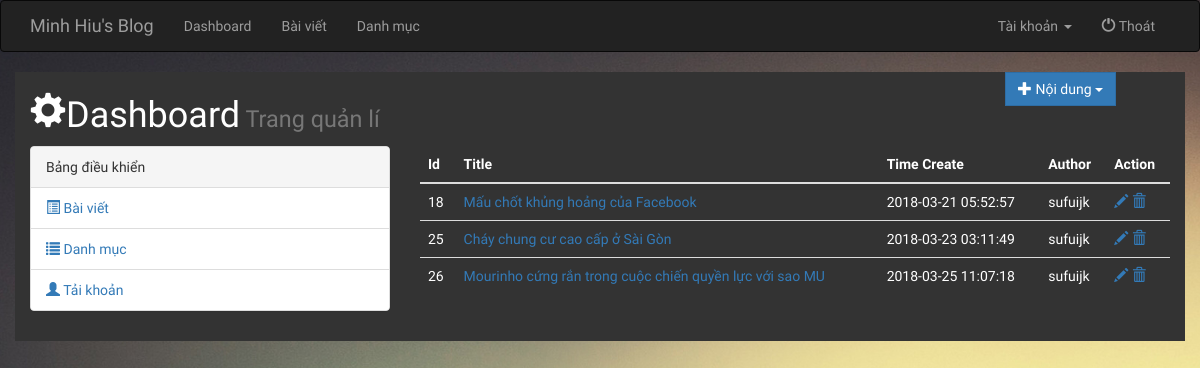
/index.php?c=admin&a=listPost (signed in), run on the app's committed database.
### tables this page shows
CREATE TABLE `posts` (
  `id` int(11) NOT NULL,
  `title` varchar(300) NOT NULL,
  `content` text NOT NULL,
  `userid` int(11) NOT NULL,
  `category_id` int(11) NOT NULL,
  `timedate` datetime NOT NULL,
  `url` varchar(100) NOT NULL
);

CREATE TABLE `users` (
  `id` int(11) NOT NULL,
  `username` varchar(40) NOT NULL,
  `password` text NOT NULL,
  `phanquyen` int(11) NOT NULL,
  `firstname` varchar(30) NOT NULL,
  `lastname` varchar(30) NOT NULL,
  `email` varchar(150) DEFAULT NULL,
  `gender` varchar(5) NOT NULL,
  `image` varchar(200) DEFAULT NULL
);

### libs/View.php (called while the page is built, shortened)
<?php
	class View
	{
		public function render($url,$data=null,$data1=null){
			require_once(VIEW.$url);
		}
		public function headerAdmin($data=null){
			require_once(VIEW.'admin/header-admin.php');
		}
		public function footerAdmin(){
			require_once(VIEW.'admin/footer-admin.php');
		}
	}
?>

### controllers/Admin.php (called while the page is built, shortened)
	<?php
	class Admin extends Controller
	{
		function __construct()
		{
			parent::__construct();
		}
		public function listPost(){
			$this->model = new ProcessPost();
			$data =$this->model->getAllPost();
			$this->view->headerAdmin($this->initData);
			$this->view->render('admin/manager-post.php',$data,$this->User);
			$this->view->footerAdmin();
		}
	}
?>

### index.php (called while the page is built, shortened)
<?php
	require_once(LIB."Model.php");
	require_once(LIB."View.php");
	require_once(LIB."Bootstrap.php");
?>

### libs/Model.php (called while the page is built, shortened)
<?php
	class Model
	{
		private $hostname = "localhost";
		private $username = "root";
		private $password = "";
		private $database = "blog";
		protected $connect;
		function __construct()
		{
			$this->connect = new mysqli($this->hostname,$this->username,$this->password,$this->database) or die("Can't connect database!");
		}
		public function select($sql){
			$result = $this->connect->query($sql);
			$dataset = array();
			if($result->num_rows > 0){
				while($row = $result->fetch_object()){
					$dataset[] = $row;
				}
			}
			return $dataset;
		}
		public function getAllUser(){
			$sql = "SELECT id,username FROM users";
			return $this->select($sql);
		}
	}
	?>

### models/ProcessPost.php (called while the page is built, shortened)
<?php
	class ProcessPost extends Model
	{
		public function getAllPost(){
			$sql = "SELECT * FROM posts";
			$result = $this->select($sql);
			return $result;
		}
	}
?>

### libs/Controller.php (called while the page is built, shortened)
<?php
	class Controller
	{
		function __construct()
		{
			$this->model = new Model();
			$this->User = $this->model->getAllUser();
		}
	}
?>

### views/admin/manager-post.php (the view)
<div class="col-xs-12 col-sm-6 col-md-8 col-lg-8">
	<div class="rightpage">
			<div id="list-post">
				<table class="table table-dark">
					<thead>
						<tr>
							<th>Id</th>
							<th>Title</th>
							<th>Time Create</th>
							<th>Author</th>
							<th>Action</th>
						</tr>
					</thead>
					<tbody>
						<?php foreach($data as $post):?>
							<tr>
								<td><?php echo $post->id;?></td>
								<td><a href="index.php?c=post&a=view&id=<?php echo $post->id;?>&link=<?php echo $post->url?>"><?php echo $post->title;?></a></td>
								<td><?php echo $post->timedate;?></td>
								<td>
									<?php foreach ($data1 as $user) {
										if($post->userid == $user->id){
											echo $user->username;
											break;
										}
									}?>
								</td>
								<td>
									<?php if($_SESSION['user']->phanquyen == 0 ): ;?>
									<a type="button" data-toggle="modal" data-target="#addPost"><span class="glyphicon glyphicon-pencil" onclick="editPost('<?php echo $post->id;?>')"></span></a>
									<a onclick="deletePost('<?php echo $post->id;?>')"><span class="glyphicon glyphicon-trash"></span></a>
									<?php elseif($_SESSION['user']->id == $post->userid): ?>
									<a type="button" data-toggle="modal" data-target="#addPost"><span class="glyphicon glyphicon-pencil" onclick="editPost('<?php echo $post->id;?>')"></span></a>
									<a onclick="deletePost('<?php echo $post->id;?>')"><span class="glyphicon glyphicon-trash"></span></a>
									<?php endif; ?>
								</td>
							</tr>
						<?php endforeach;?>
					</tbody>
				</table>
			</div>
		</div>
	</div>

### public/css/style.css (style rules this page uses)
* { margin : 0; padding: 0; }
body { height: 100%; min-height: 100%; background-color: #fff; font-family: 'Quicksand', sans-serif; background: url('../img/wallpaper.jpg') no-repeat center center fixed; -webkit-background-size: cover; -moz-background-size: cover; -o-background-size: cover; background-size: cover; }
a { text-decoration: none !important; }

### data on the page
posts: id "18", title "Mấu chốt khủng hoảng của Facebook", timedate "2018-03-21 05:52:57"
users: username "sufuijk"
posts: id "25", title "Cháy chung cư cao cấp ở Sài Gòn", timedate "2018-03-23 03:11:49"
posts: id "26", title "Mourinho cứng rắn trong cuộc chiến quyền lực với sao MU", timedate "2018-03-25 11:07:18"

### other printed values
BLOGNAME "Minh Hiu's Blog"
